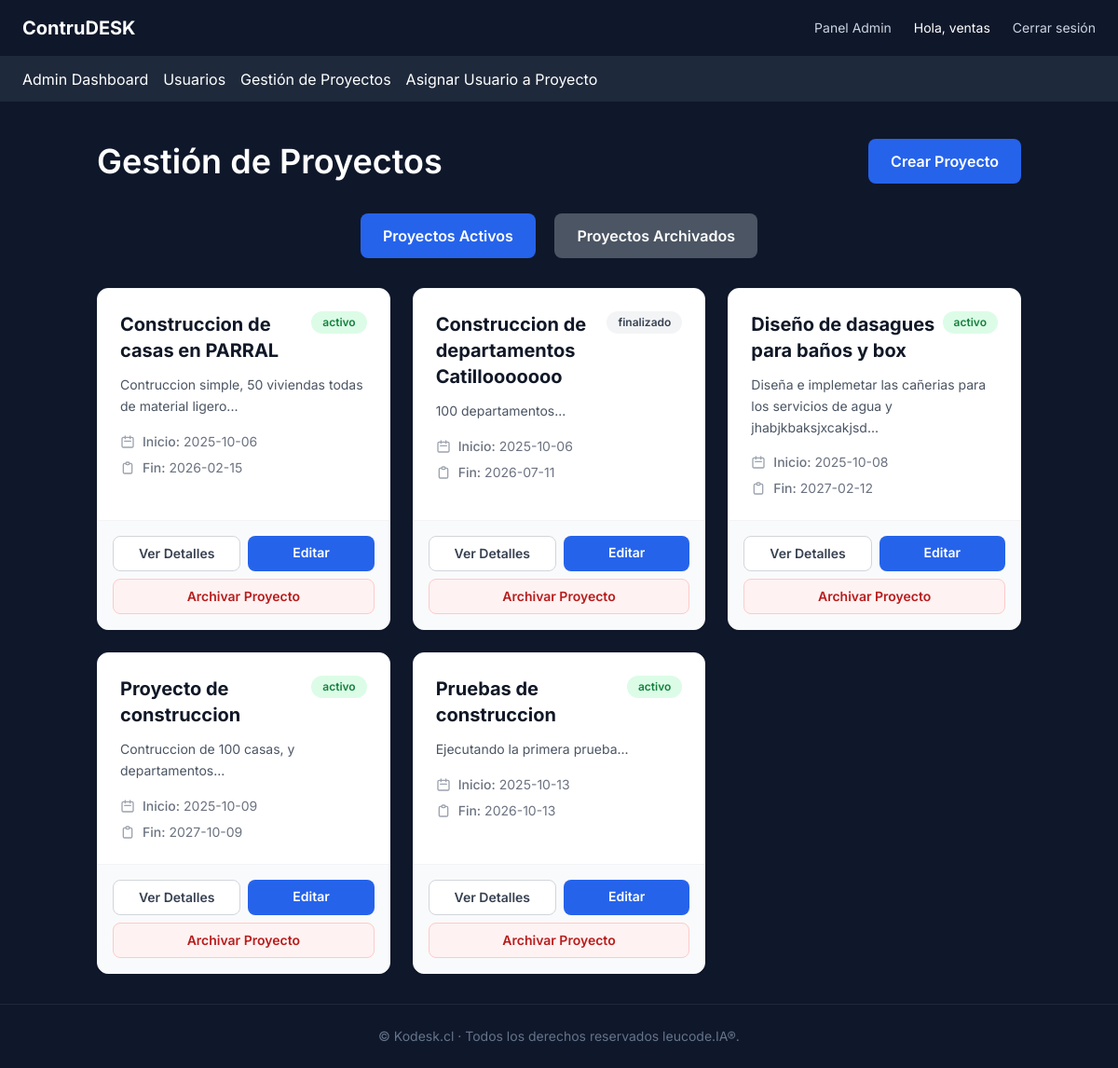
/admin/list (signed in), run on an earlier commit of the app's database.
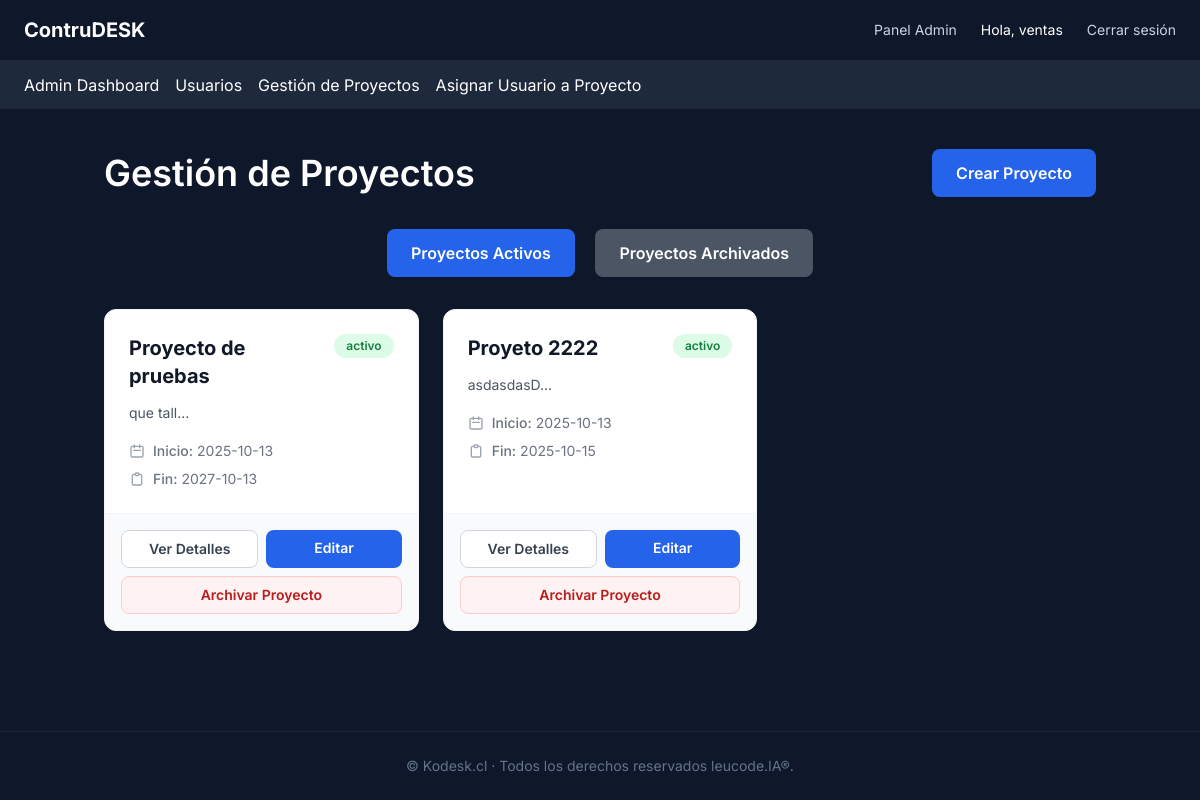
And on a later commit of the database.
### app/models.py (models this page shows, shortened)
class AdminUser(UserMixin, db.Model):
    __tablename__ = "admin_users"
    id = db.Column(db.Integer, primary_key=True)
    nombre = db.Column(db.String(120), nullable=False)
    email = db.Column(db.String(120), unique=True, nullable=False)
    password_hash = db.Column(db.String(255), nullable=False)
    roles = db.relationship('Role', secondary='user_roles', backref=db.backref('users', lazy='dynamic'))
    def has_role(self, role_name):
        return any(role.name == role_name for role in self.roles)
    @property
    def is_authenticated(self):
        return True

class Project(db.Model):
    __tablename__ = 'projects'
    id = db.Column(db.Integer, primary_key=True)
    name = db.Column(db.String(128), nullable=False)
    description = db.Column(db.Text)
    start_date = db.Column(db.DateTime, default=datetime.utcnow)
    end_date = db.Column(db.DateTime)
    progress = db.Column(db.Integer, default=0)
    status = db.Column(db.String(50), default='activo')  # Ej: activo, suspendido, finalizado
    archived = db.Column(db.Boolean, default=False)  # Indicador de archivo
    admin_comment = db.Column(db.Text)
    creator_id = db.Column(db.Integer, db.ForeignKey('admin_users.id'), nullable=False)
    creator = db.relationship('AdminUser', backref='created_projects')

### app/routes/admin.py (the view)
@admin_bp.route('/list')
@login_required
def list_projects():
    projects = Project.query.filter_by(creator_id=current_user.id).all()
    return render_template('admin/ver_proyecto.html', projects=projects)

### app/templates/admin/ver_proyecto.html (shortened to what this page needs)
{% extends "layout.html" %}
{% block content %}
  <div class="container mx-auto mt-10 px-4">
    <div class="flex justify-between items-center mb-8">
      <h2 class="text-4xl font-semibold text-left text-white">Gestión de Proyectos</h2>
      <a href="{{ url_for('admin.create_project') }}"
         class="bg-blue-600 text-white px-6 py-3 rounded-lg font-semibold hover:bg-blue-700 focus:outline-none focus:ring-4 focus:ring-blue-500 transition duration-300">
        Crear Proyecto
      </a>
    </div>
    <div class="text-center mb-8">
      <button id="showActive" class="bg-blue-600 text-white px-6 py-3 rounded-lg font-semibold hover:bg-blue-700 focus:outline-none focus:ring-4 focus:ring-blue-500 transition duration-300 mr-4">
        Proyectos Activos
      </button>
      <button id="showArchived" class="bg-gray-600 text-white px-6 py-3 rounded-lg font-semibold hover:bg-gray-700 focus:outline-none focus:ring-4 focus:ring-gray-500 transition duration-300">
        Proyectos Archivados
      </button>
    </div>
    <div id="activeProjects" class="grid grid-cols-1 sm:grid-cols-2 lg:grid-cols-3 gap-6 mb-8">
      {% for project in projects %}
        {% if not project.archived %}
          <div class="bg-white rounded-xl shadow-sm border border-gray-100 overflow-hidden hover:shadow-lg transition-all duration-300 flex flex-col">
            <div class="p-6 flex-1">
              <div class="flex items-start justify-between mb-3">
                <h3 class="text-xl font-bold text-gray-900 flex-1 pr-2">{{ project.name }}</h3>
                <span class="inline-flex items-center px-3 py-1 text-xs font-semibold rounded-full whitespace-nowrap {{ 'bg-green-100 text-green-700' if project.status == 'activo' else 'bg-gray-100 text-gray-700' }}">
                  {{ project.status }}
                </span>
              </div>
              <p class="text-gray-600 text-sm leading-relaxed mb-4 line-clamp-3">
                {{ project.description[:100] }}...
              </p>
              <div class="space-y-2">
                <div class="flex items-center text-sm text-gray-500">
                  <svg class="w-4 h-4 mr-2 text-gray-400" fill="none" stroke="currentColor" viewBox="0 0 24 24">
                    <path stroke-linecap="round" stroke-linejoin="round" stroke-width="2" d="M8 7V3m8 4V3m-9 8h10M5 21h14a2 2 0 002-2V7a2 2 0 00-2-2H5a2 2 0 00-2 2v12a2 2 0 002 2z"></path>
                  </svg>
                  <span class="font-medium">Inicio:</span>
                  <span class="ml-1">{{ project.start_date.strftime('%Y-%m-%d') }}</span>
                </div>
                <div class="flex items-center text-sm text-gray-500">
                  <svg class="w-4 h-4 mr-2 text-gray-400" fill="none" stroke="currentColor" viewBox="0 0 24 24">
                    <path stroke-linecap="round" stroke-linejoin="round" stroke-width="2" d="M9 5H7a2 2 0 00-2 2v12a2 2 0 002 2h10a2 2 0 002-2V7a2 2 0 00-2-2h-2M9 5a2 2 0 002 2h2a2 2 0 002-2M9 5a2 2 0 012-2h2a2 2 0 012 2"></path>
                  </svg>
                  <span class="font-medium">Fin:</span>
                  <span class="ml-1">{{ project.end_date.strftime('%Y-%m-%d') if project.end_date else 'N/A' }}</span>
                </div>
              </div>
            </div>
            <div class="border-t border-gray-100 bg-gray-50 p-4">
              <div class="flex flex-col sm:flex-row gap-2">
                <a href="{{ url_for('admin.project_details', project_id=project.id) }}"
                   class="flex-1 text-center bg-white border border-gray-300 text-gray-700 px-4 py-2 rounded-lg text-sm font-semibold hover:bg-gray-50 hover:border-gray-400 transition duration-200">
                  Ver Detalles
                </a>
                <a href="{{ url_for('admin.edit_project', project_id=project.id) }}"
                   class="flex-1 text-center bg-blue-600 text-white px-4 py-2 rounded-lg text-sm font-semibold hover:bg-blue-700 transition duration-200">
                  Editar
                </a>
              </div>
              <form action="{{ url_for('admin.archive_project', project_id=project.id) }}" method="post" class="mt-2">
                <button type="submit" class="w-full bg-red-50 border border-red-200 text-red-700 px-4 py-2 rounded-lg text-sm font-semibold hover:bg-red-100 hover:border-red-300 transition duration-200">
                  Archivar Proyecto
                </button>
              </form>
            </div>
          </div>
        {% endif %}
      {% endfor %}
    </div>
  </div>
{% endblock %}

### app/templates/layout.html (shortened to what this page needs)
<!DOCTYPE html>
<html lang="es">
<head>
  <script src="https://cdn.tailwindcss.com"></script>
</head>
<body class="min-h-screen flex flex-col">
  <header class="w-full bg-slate-900 border-b border-slate-800 py-4 px-6 flex items-center justify-between">
    <a href="{{ url_for('main.index') }}" class="text-xl font-bold text-white">
      ContruDESK
    </a>
    <nav class="hidden md:flex gap-6 text-sm text-slate-300">
        {% if current_user.is_authenticated %}
          {% if current_user.has_role('admin') %}
            <a href="{{ url_for('admin.admin_dashboard') }}" class="hover:text-white">Panel Admin</a>
          {% elif current_user.has_role('editor') %}
            <a href="{{ url_for('editor.editor_dashboard') }}" class="hover:text-white">Dashboard Editor</a>
          {% elif current_user.has_role('miembro') %}
            <a href="{{ url_for('miembro.miembro_dashboard') }}" class="hover:text-white">Dashboard Miembro</a>
          {% elif current_user.has_role('lector') %}
          {% else %}
            <a href="{{ url_for('main.index') }}" class="hover:text-white">Inicio</a>
          {% endif %}
        {% endif %}
      {% if current_user.is_authenticated %}
        <span class="text-white">Hola, {{ current_user.nombre }}</span>
        <a href="{{ url_for('auth.logout') }}" class="hover:text-white">Cerrar sesión</a>
      {% else %}
        <a href="{{ url_for('auth.login') }}" class="hover:text-white">Iniciar Sesión</a>
      {% endif %}
    </nav>
  </header>
  {% if current_user.is_authenticated %}
    <nav class="bg-slate-800 py-3 px-6 text-white">
      <ul class="flex space-x-4">
        {% if current_user.has_role('admin') %}
          <li><a href="{{ url_for('admin.admin_dashboard') }}" class="text-gray hover:text-blue-400">Admin Dashboard</a></li>
          <li><a href="{{ url_for('admin.usuarios') }}" class="text-gray hover:text-blue-400">Usuarios</a></li>
          <li><a href="{{ url_for('admin.list_projects') }}" class="text-gray hover:text-blue-400">Gestión de Proyectos</a></li>
          <li><a href="{{ url_for('admin.assign_user_to_project') }}" class="text-gray hover:text-blue-400">Asignar Usuario a Proyecto</a></li>
        {% elif current_user.has_role('editor') %}
          <li><a href="{{ url_for('editor.editor_dashboard') }}" class="text-gray hover:text-blue-400">Gestion de Documentos</a></li>
        {% endif %}
      </ul>
    </nav>
  {% endif %}
  <main class="flex-grow">
    {% block content %}{% endblock %}
  </main>
  <footer class="bg-slate-900 border-t border-slate-800 py-6 text-center text-slate-500 text-sm">
    © {{ config.STORE_NAME or "Kodesk.cl" }} ·  Todos los derechos reservados leucode.IA®.
  </footer>
</body>
</html>

### app/templates/layout.html (style rules this page uses)
body { font-family: 'Inter', sans-serif !important; background: #0f172a !important; }

What changed in the data, as far as the page shows it:
removed Project: name "Construccion de departamentos Catillooooooo", status "finalizado", description "100 departamentos", start_date "2025-10-06", end_date "2026-07-11"
removed Project: name "Diseño de dasagues para baños y box", status "activo", description "Diseña e implemetar las cañerias para los servicios de agua y jhabjkbaksjxcakjsd", start_date "2025-10-08", end_date "2027-02-12"
removed Project: name "Proyecto de construccion", status "activo", description "Contruccion de 100 casas, y departamentos", start_date "2025-10-09", end_date "2027-10-09"
removed Project: name "Pruebas de construccion", status "activo", description "Ejecutando la primera prueba", start_date "2025-10-13", end_date "2026-10-13"
changed Project: name "Construccion de casas en PARRAL" → "Proyecto de pruebas"; description "Contruccion simple, 50 viviendas todas de material ligero" → "que tall"; start_date "2025-10-06" → "2025-10-13"; end_date "2026-02-15" → "2027-10-13"
added Project: name "Proyeto 2222", status "activo", description "asdasdasD", start_date "2025-10-13", end_date "2025-10-15"
